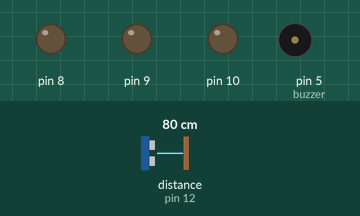
This sketch was run on a simulated Arduino Uno, built with avr-gcc and run on an emulated ATmega328P. Parts: output pins drawn as LEDs (lit = HIGH), buzzer (waves = sounding). Wiring (inferred from the names in the program): ultrasonic range finder: trigger pin 11; echo pin 12. Dashed ring = blinking. Inputs (shaded band) come from the test bench; at power-on: distance to the obstacle (sensor on pin 12) 80 cm. The echo pulse lasts 58.3 µs per cm; pins used as bus, display or sensor lines are not drawn; what the sketch prints to the serial monitor is not drawn.

Above: at 1.2 s.
1.3 s: distance to the obstacle (sensor on pin 12) set to 65 cm
2.8 s: distance to the obstacle (sensor on pin 12) set to 57 cm
At 4.9 s:
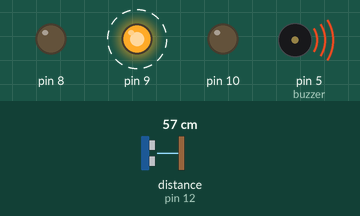
5.8 s: distance to the obstacle (sensor on pin 12) set to 24 cm
At 6.64 s:
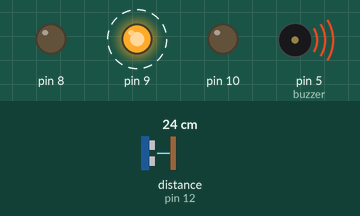
8.8 s: distance to the obstacle (sensor on pin 12) set to 20 cm
At 9.78 s:
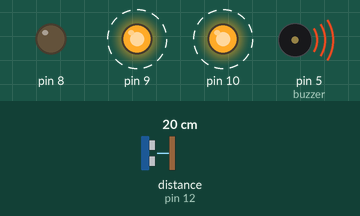
11.8 s: distance to the obstacle (sensor on pin 12) set to 9 cm
At 12.22 s:
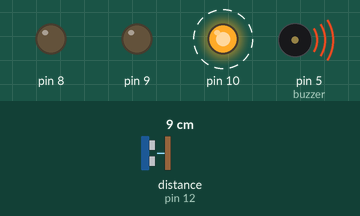
14.8 s: distance to the obstacle (sensor on pin 12) set to 120 cm
At 15.7 s:
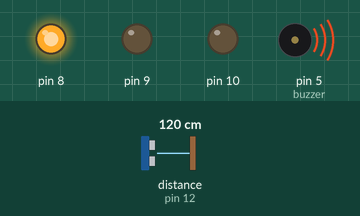
Timing chart, 0 to 17.5 s (numbered marks = the images above; inputs shaded):
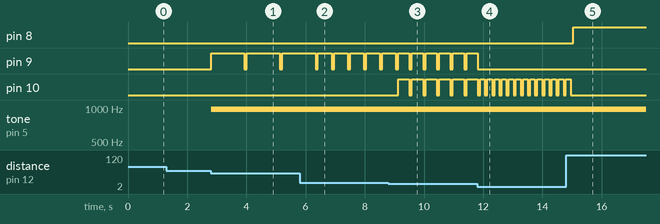

Measured:
- the behaviour switches between 62 and 61 cm on distance to the obstacle (sensor on pin 12) (found by bisection; images 0 and 1)
- the behaviour switches between 22 and 21 cm on distance to the obstacle (sensor on pin 12) (found by bisection; images 2 and 3)
- after the input at 1.3 s, every drawn part: stays the same
- after the input at 2.8 s, pin 9: alternates HIGH for 1.1 s and LOW for 0.08 s, starting at once; tone on pin 5 (buzzer): silent → 977 Hz at once
- after the input at 5.8 s, pin 9: alternates HIGH for 0.46 s and LOW for 0.08 s, starting after 1.1 s
- after the input at 8.8 s, pin 10: alternates HIGH for 0.38 s and LOW for 0.08 s, starting after 0.33 s
- after the input at 11.8 s, pin 9: goes on until 11.8 s, then stays LOW; pin 10: alternates HIGH for 0.16 s and LOW for 0.08 s, starting after 0.26 s
- after the input at 14.8 s, pin 8: LOW → HIGH after 0.24 s; pin 10: goes on until 15.0 s, then stays LOW

The sketch:

smart_stick.ino
```cpp
#define trigPin 11

#define echoPin 12

int buzzer = 5;

void setup() {

  Serial.begin (9600);

  pinMode(trigPin, OUTPUT);

  pinMode(echoPin, INPUT);

  pinMode(buzzer, OUTPUT);
  pinMode(10,OUTPUT);
  pinMode(9, OUTPUT);
  pinMode(8, OUTPUT);


}

void redColor(){
  digitalWrite(10, HIGH);
  digitalWrite(9, LOW);
  digitalWrite(8, LOW);
}
void blueColor(){
  digitalWrite(10, LOW);
  digitalWrite(9, HIGH);
  digitalWrite(8, LOW);
}
void greenColor(){
  digitalWrite(10, LOW);
  digitalWrite(9, LOW);
  digitalWrite(8, HIGH);
}
void off(){
  digitalWrite(10, LOW);
  digitalWrite(9, LOW);
  digitalWrite(8, LOW);
}

void magenta(){
  digitalWrite(10, HIGH);
  digitalWrite(9, HIGH);
  digitalWrite(8, LOW);

}
void loop() {

  int DelayTime;
  char colorChange;
  long duration, distance;

  digitalWrite(trigPin, LOW);

  delayMicroseconds(2);

  digitalWrite(trigPin, HIGH);


  delayMicroseconds(10);

  digitalWrite(trigPin, LOW);

  duration = pulseIn(echoPin, HIGH);

  distance = (duration/2) / 29.1;

    DelayTime = distance * 20;

  if(distance > 100){
    //safe side

        analogWrite(buzzer, 0);
        greenColor();
        colorChange = 'G';
  }else if((distance <= 60) && (distance > 20)){
    //close
    analogWrite(buzzer, 30);
    blueColor();
        colorChange = 'B';
    //delay(500);

    delay(DelayTime);
    off();
    analogWrite(buzzer, 0);
  }else if((distance <= 20) && (distance > 10)){
    //warning

    analogWrite(buzzer, 30);
    magenta();
        colorChange = 'M';
    //delay(300);
    delay(DelayTime);
    off();
    analogWrite(buzzer, 0);
    }else if((distance < 10) && (distance > 5)){
      //danger
      analogWrite(buzzer, 60);
      redColor();
        colorChange = 'R';
    //delay(50);
    delay(DelayTime);
    off();
    analogWrite(buzzer, 0);
    }
    if (distance <= 5) {
      //dead
      redColor();
        colorChange = 'X';
      analogWrite(buzzer, 60);
    }

  if (distance >= 500 || distance <= 0){

    Serial.println("Out of range");

  } else {

    Serial.print(distance);
    Serial.println(" cm");
    Serial.println(colorChange);
  }

  delay(80);

}
```
